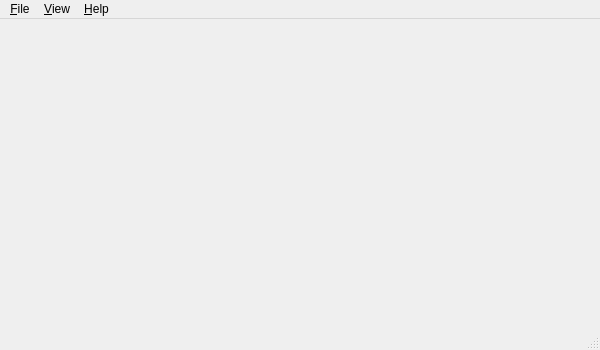
<?xml version="1.0" encoding="UTF-8"?>
<ui version="4.0">
 <class>SeismicDataPlayback</class>
 <widget class="QMainWindow" name="SeismicDataPlayback">
  <property name="geometry">
   <rect>
    <x>0</x>
    <y>0</y>
    <width>600</width>
    <height>350</height>
   </rect>
  </property>
  <property name="windowTitle">
   <string>Seismic Data Playback</string>
  </property>
  <widget class="QWidget" name="centralWidget"/>
  <widget class="QMenuBar" name="menuBar">
   <property name="geometry">
    <rect>
     <x>0</x>
     <y>0</y>
     <width>600</width>
     <height>25</height>
    </rect>
   </property>
   <widget class="QMenu" name="menu_File">
    <property name="title">
     <string>&amp;File</string>
    </property>
    <addaction name="actionExit"/>
   </widget>
   <widget class="QMenu" name="menu_Hellp">
    <property name="title">
     <string>&amp;Help</string>
    </property>
    <addaction name="actionAbout"/>
    <addaction name="actionAboutQt"/>
   </widget>
   <widget class="QMenu" name="menu_View">
    <property name="title">
     <string>&amp;View</string>
    </property>
    <addaction name="actionLog"/>
   </widget>
   <addaction name="menu_File"/>
   <addaction name="menu_View"/>
   <addaction name="menu_Hellp"/>
  </widget>
  <widget class="QStatusBar" name="statusBar"/>
  <action name="actionExit">
   <property name="text">
    <string>&amp;Exit</string>
   </property>
   <property name="shortcut">
    <string>Ctrl+Q</string>
   </property>
  </action>
  <action name="actionAbout">
   <property name="text">
    <string>&amp;About</string>
   </property>
   <property name="shortcut">
    <string>Ctrl+H</string>
   </property>
  </action>
  <action name="actionAboutQt">
   <property name="text">
    <string>&amp;About Qt</string>
   </property>
  </action>
  <action name="actionLoadSession">
   <property name="text">
    <string>&amp;Load session</string>
   </property>
   <property name="shortcut">
    <string>Ctrl+O</string>
   </property>
  </action>
  <action name="actionSaveSession">
   <property name="text">
    <string>&amp;Save session</string>
   </property>
   <property name="shortcut">
    <string>Ctrl+S</string>
   </property>
  </action>
  <action name="actionLog">
   <property name="text">
    <string>&amp;Log</string>
   </property>
   <property name="toolTip">
    <string>Displays application's log</string>
   </property>
   <property name="shortcut">
    <string>Ctrl+L</string>
   </property>
  </action>
  <action name="actionSaveJobs">
   <property name="text">
    <string>&amp;Save jobs</string>
   </property>
  </action>
 </widget>
 <layoutdefault spacing="6" margin="11"/>
 <resources/>
 <connections/>
</ui>
